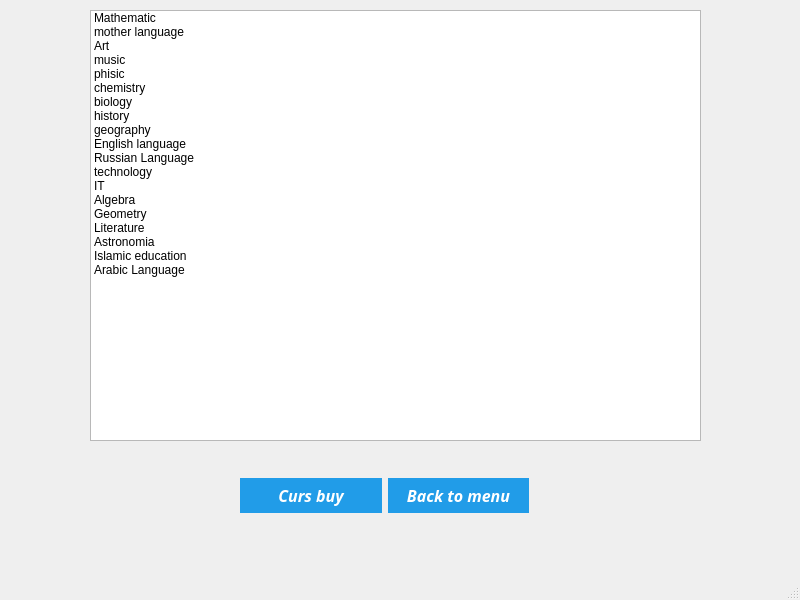
<?xml version="1.0" encoding="UTF-8"?>
<ui version="4.0">
 <class>MainWindow</class>
 <widget class="QMainWindow" name="MainWindow">
  <property name="geometry">
   <rect>
    <x>0</x>
    <y>0</y>
    <width>800</width>
    <height>600</height>
   </rect>
  </property>
  <property name="windowTitle">
   <string>MainWindow</string>
  </property>
  <widget class="QWidget" name="centralwidget">
   <widget class="QListWidget" name="listWidget">
    <property name="geometry">
     <rect>
      <x>90</x>
      <y>10</y>
      <width>611</width>
      <height>431</height>
     </rect>
    </property>
    <item>
     <property name="text">
      <string>Mathematic</string>
     </property>
    </item>
    <item>
     <property name="text">
      <string>mother language</string>
     </property>
    </item>
    <item>
     <property name="text">
      <string>Art</string>
     </property>
    </item>
    <item>
     <property name="text">
      <string>music</string>
     </property>
    </item>
    <item>
     <property name="text">
      <string>phisic</string>
     </property>
    </item>
    <item>
     <property name="text">
      <string>chemistry</string>
     </property>
    </item>
    <item>
     <property name="text">
      <string>biology</string>
     </property>
    </item>
    <item>
     <property name="text">
      <string>history</string>
     </property>
    </item>
    <item>
     <property name="text">
      <string>geography</string>
     </property>
    </item>
    <item>
     <property name="text">
      <string>English language</string>
     </property>
    </item>
    <item>
     <property name="text">
      <string>Russian Language</string>
     </property>
    </item>
    <item>
     <property name="text">
      <string>technology</string>
     </property>
    </item>
    <item>
     <property name="text">
      <string>IT</string>
     </property>
    </item>
    <item>
     <property name="text">
      <string>Algebra</string>
     </property>
    </item>
    <item>
     <property name="text">
      <string>Geometry</string>
     </property>
    </item>
    <item>
     <property name="text">
      <string>Literature</string>
     </property>
    </item>
    <item>
     <property name="text">
      <string>Astronomia</string>
     </property>
    </item>
    <item>
     <property name="text">
      <string>Islamic education</string>
     </property>
    </item>
    <item>
     <property name="text">
      <string>Arabic Language</string>
     </property>
    </item>
   </widget>
   <widget class="QLabel" name="label">
    <property name="geometry">
     <rect>
      <x>280</x>
      <y>50</y>
      <width>301</width>
      <height>231</height>
     </rect>
    </property>
    <property name="text">
     <string/>
    </property>
   </widget>
   <widget class="QLabel" name="label_2">
    <property name="geometry">
     <rect>
      <x>230</x>
      <y>340</y>
      <width>181</width>
      <height>41</height>
     </rect>
    </property>
    <property name="text">
     <string/>
    </property>
   </widget>
   <widget class="QLabel" name="label_3">
    <property name="geometry">
     <rect>
      <x>430</x>
      <y>340</y>
      <width>241</width>
      <height>41</height>
     </rect>
    </property>
    <property name="text">
     <string/>
    </property>
   </widget>
   <widget class="QWidget" name="">
    <property name="geometry">
     <rect>
      <x>240</x>
      <y>470</y>
      <width>289</width>
      <height>51</height>
     </rect>
    </property>
    <layout class="QHBoxLayout" name="horizontalLayout">
     <item>
      <widget class="QPushButton" name="pushButton_2">
       <property name="minimumSize">
        <size>
         <width>140</width>
         <height>35</height>
        </size>
       </property>
       <property name="maximumSize">
        <size>
         <width>400</width>
         <height>35</height>
        </size>
       </property>
       <property name="font">
        <font>
         <family>Segoe UI Semibold</family>
         <pointsize>12</pointsize>
         <weight>75</weight>
         <italic>true</italic>
         <bold>true</bold>
        </font>
       </property>
       <property name="styleSheet">
        <string notr="true">background-color: rgb(33, 156, 232);
color: rgb(255, 255, 255);
border-radius:20px;</string>
       </property>
       <property name="text">
        <string>Curs buy</string>
       </property>
      </widget>
     </item>
     <item>
      <widget class="QPushButton" name="pushButton">
       <property name="minimumSize">
        <size>
         <width>140</width>
         <height>35</height>
        </size>
       </property>
       <property name="maximumSize">
        <size>
         <width>400</width>
         <height>35</height>
        </size>
       </property>
       <property name="font">
        <font>
         <family>Segoe UI Semibold</family>
         <pointsize>12</pointsize>
         <weight>75</weight>
         <italic>true</italic>
         <bold>true</bold>
        </font>
       </property>
       <property name="styleSheet">
        <string notr="true">background-color: rgb(33, 156, 232);
color: rgb(255, 255, 255);
border-radius:20px;</string>
       </property>
       <property name="text">
        <string>Back to menu</string>
       </property>
      </widget>
     </item>
    </layout>
   </widget>
  </widget>
  <widget class="QMenuBar" name="menubar">
   <property name="geometry">
    <rect>
     <x>0</x>
     <y>0</y>
     <width>800</width>
     <height>26</height>
    </rect>
   </property>
  </widget>
  <widget class="QStatusBar" name="statusbar"/>
 </widget>
 <resources/>
 <connections/>
</ui>
